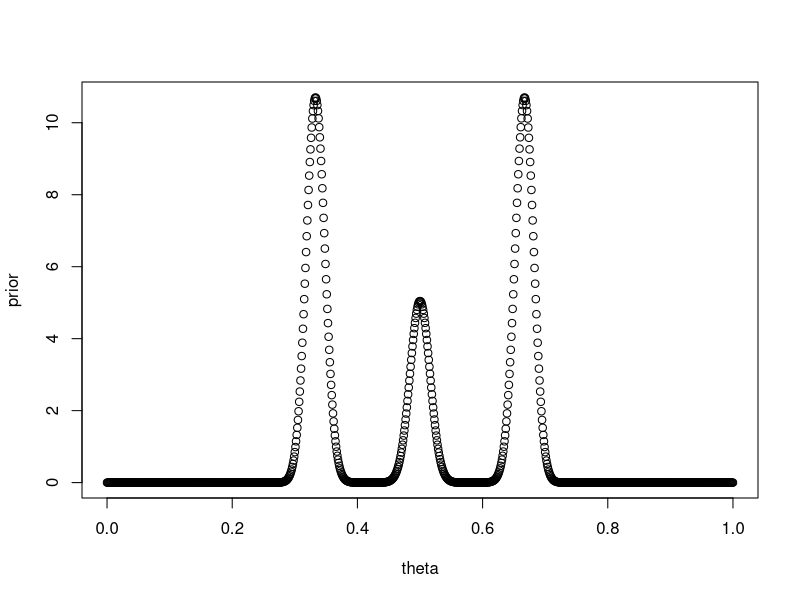

Generate this figure with R:
## ---- chunk 1
theta = seq(0,1,.001)
prior = 1/5*dbeta(theta, 500, 500) + 2/5*dbeta(theta, 1000/3,2000/3) +
  2/5*dbeta(theta, 2000/3,1000/3)
plot(theta,prior)
